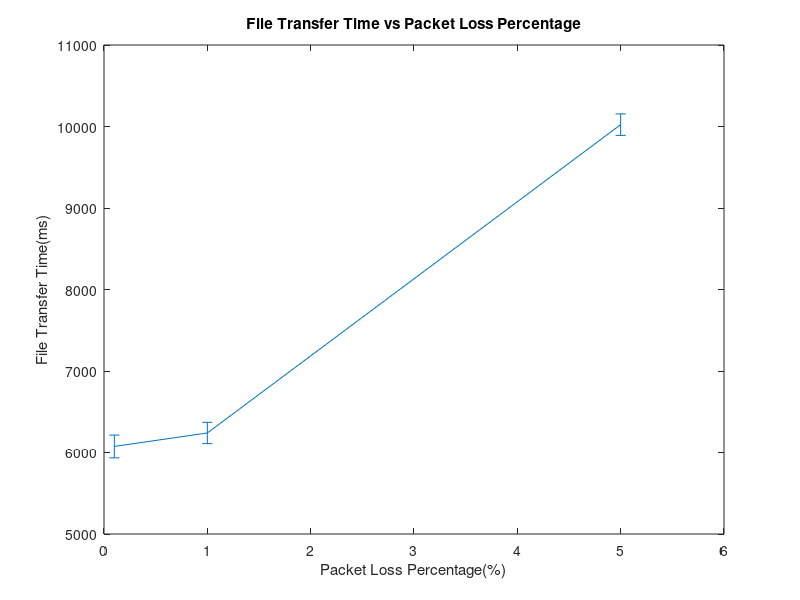

Source code (MATLAB):
x=[1,2,3];
y=[37716.919347296, 12558.099046066003, 6332.1159084477];
y(3)/y(1)
e=[134.16511172321376, 134.6642633613152, 131.06257779543006];
x=[0.1,1,5];
y=[6074.2791353828, 6239.6920951512, 10022.8115839389];
e=[139.82206465609477, 130.66051871991084, 131.74679486441136];

errorbar(x,y,e);
xlabel('Packet Loss Percentage(%)');
ylabel('File Transfer Time(ms)');
title('File Transfer Time vs Packet Loss Percentage');
print('graph2.png')
pause;
